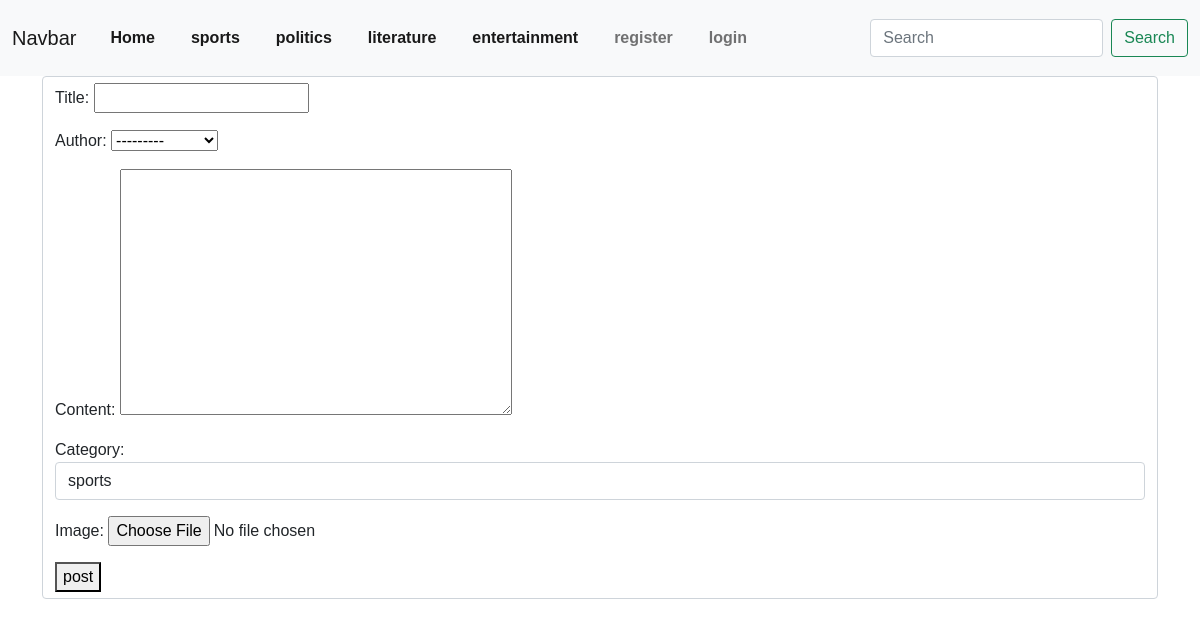
Page /create/ on the committed database.
### mypost/models.py (models this page shows)
class category(models.Model):
    name= models.CharField(max_length=255)
    def __str__(self):
        return (self.name)

### mypost/views.py (the view)
# urls.py: path("create/",createpostview.as_view(),name='article-create'),
class createpostview(CreateView):
    model= post
    form_class= Postform
    template_name="create.html"
    def get_context_data(self, *args, **kwargs):
            cat_menu= category.objects.all()
            context= super(createpostview,self).get_context_data(*args, **kwargs)
            context['cat_menu']= cat_menu
            return context

### mypost/forms.py
class Postform(forms.ModelForm):
    class Meta:
        model= post
        fields=("title",'author',"content","Category","image")
        widgets={
             "Category": forms.Select(choices= Choices, attrs={"class":"form-control"}) ,
       }

### mypost/templates/create.html (shortened to what this page needs)
{% extends "base.html" %}
{% block content %}
<div class="form-control">
<form method="POST" enctype="multipart/form-data">
{{ form.as_p}}
<button>post</button>
</form>
</div>
{% endblock %}

### mypost/templates/base.html (shortened to what this page needs)
{% load static %}
<!doctype html>
<html lang="en">
  <head>
    <link href="https://cdn.jsdelivr.net/npm/bootstrap@5.0.2/dist/css/bootstrap.min.css" rel="stylesheet">
    <link rel="stylesheet" type="text/css" href= "{% static 'css/style.css' %}">
  </head>
  <body>
    <nav class="navbar navbar-expand-lg navbar-light bg-light">
      <div class="container-fluid">
        <a class="navbar-brand" href="#">Navbar</a>
        <div class="collapse navbar-collapse" id="navbarSupportedContent">
          <ul class="navbar-nav me-auto mb-2 mb-lg-0">
            <li class="nav-item">
              <a class="nav-link active" aria-current="page" href="{% url 'home' %}">Home</a>
            </li>
            {% for items in cat_menu %}
            <li class="nav-item">
              <a class="nav-link active" aria-current="page" href="{% url 'category' items %}">{{items}}</a>
            </li>
              {% endfor%}
            {% if user.is_authenticated %}
            <li class="nav-item">
              <a class="nav-link" href="{% url 'article-create' %}">createpost</a>
            </li>
            {% else %}
            <li class="nav-item">
              <a class="nav-link " href="{% url 'register' %}" tabindex="-1" aria-disabled="true">register</a>
            </li>
            <li class="nav-item">
              <a class="nav-link " href="{% url 'login' %}" tabindex="-1" aria-disabled="true">login</a>
            </li>
            {% endif %}
          </ul>
          <form class="d-flex" method= POST action="{% url 'search'  %}">
            <input class="form-control me-2" type="search" placeholder="Search" aria-label="Search" name="searched">            <button class="btn btn-outline-success" type="submit">Search</button>
          </form>
        </div>
      </div>
    </nav>
    <div class="container">
    {% block content%}
    {% endblock %}
    </div>
  </body>
</html>

### mypost/static/css/style.css (style rules this page uses)
body { font-family: Arial, Helvetica, sans-serif; }
nav { background-color: #cc9215; }
nav ul li { display: inline-block; padding: 10px; }
nav ul li a { text-decoration: none; font-weight: 700; }

### rows in the picture
category: name "sports"
category: name "politics"
category: name "literature"
category: name "entertainment"
